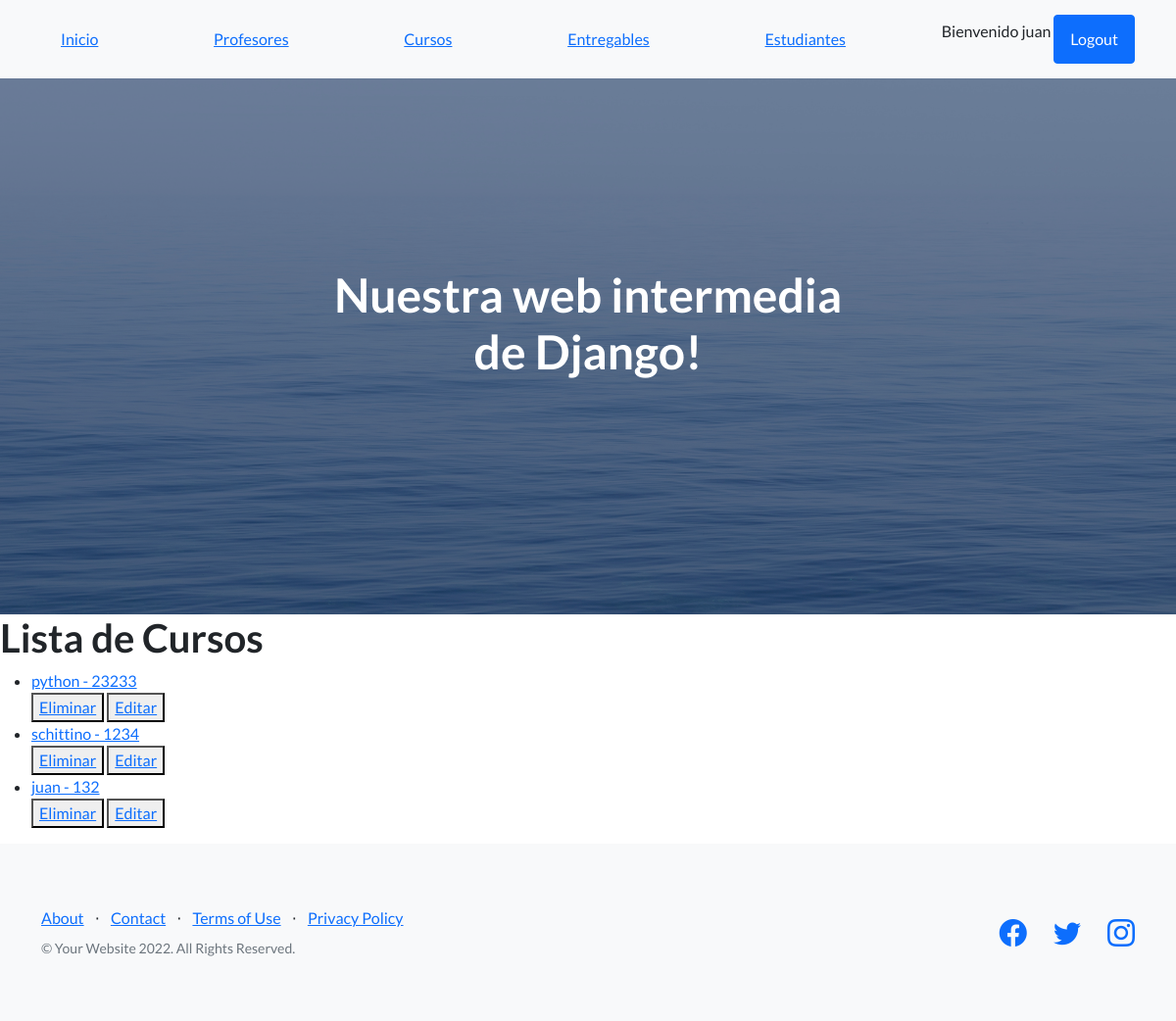
Before: /app-coder/listaCursos (signed in) with the older database file.
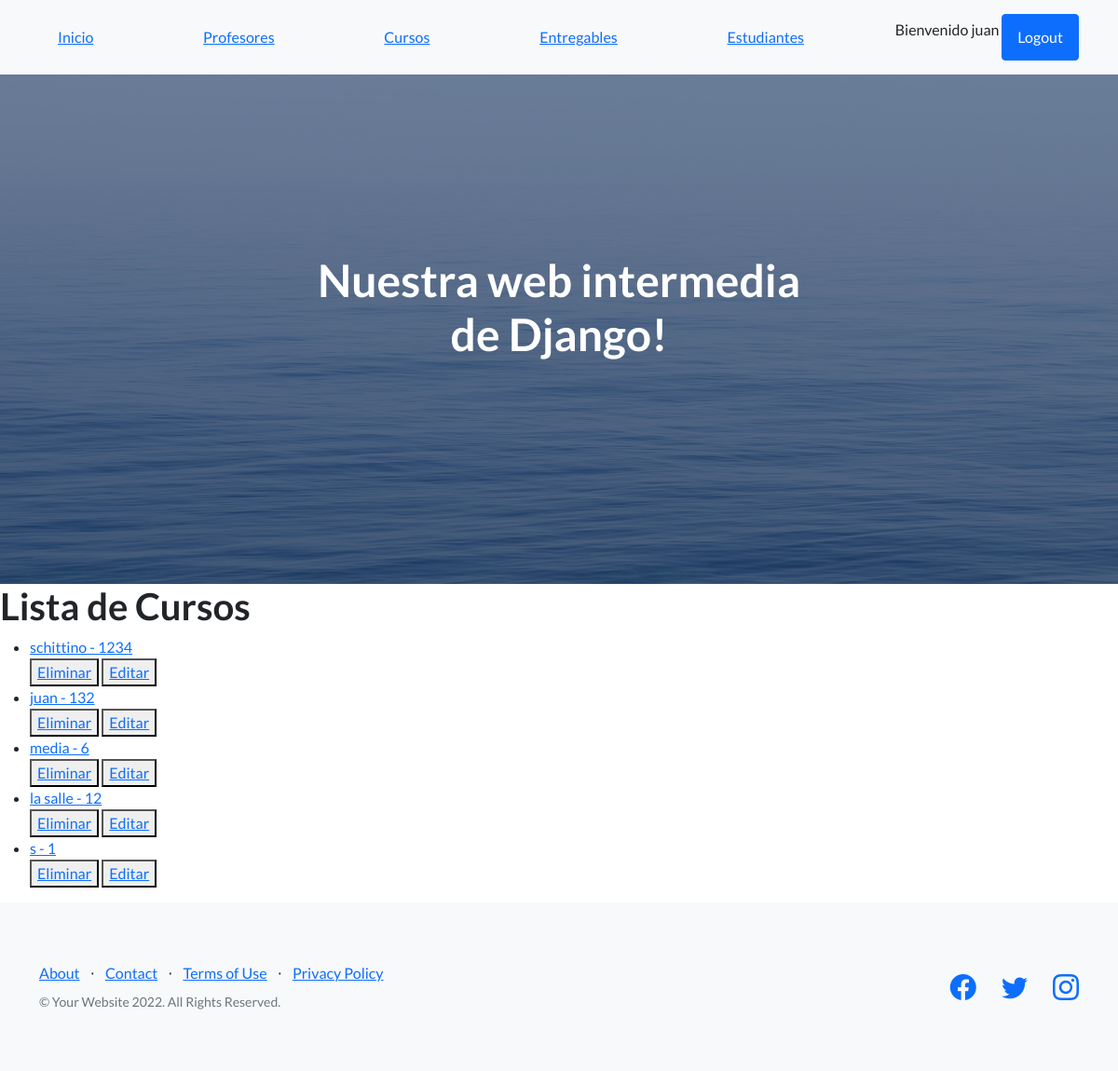
After: the same page with the newer database file.
### AppCoder/models.py (models this page shows)
class Curso(models.Model):
    nombre = models.CharField( max_length=50)
    camada = models.IntegerField()
    def __str__(self):
        return f"{self.nombre} - {self.camada}"

### AppCoder/views.py (the view)
# urls.py: path("listaCursos", CursoList.as_view(),name="ListaCursos"),
class CursoList(LoginRequiredMixin,ListView):
    model = Curso
    template_name = "curso_list.html"
    context_object_name = "cursos"

### AppCoder/Template/curso_list.html
{% extends 'padre.html' %}
{% load static %}
{% block contenidoQueCambia %}
    <h1>Lista de Cursos</h1>
    <ul>
        {% for curso  in cursos %}
            <li>
                <a href="{% url "DetalleCurso" curso.id %}">
                    {{curso}}
                </a>
            </li>
            <div>
                <button>
                    <a href="{% url "EliminaCurso" curso.id %}">Eliminar</a>
                </button>
                <button>
                    <a href="{% url "ActualizaCurso" curso.id %}">Editar</a>
                </button>
            </div>
        {% endfor %}
    </ul>
{% endblock contenidoQueCambia %}

Changed rows visible on the page:
removed Curso: nombre+camada "python - 23233"
added Curso: nombre+camada "media - 6"
added Curso: nombre+camada "la salle - 12"
added Curso: nombre+camada "s - 1"
